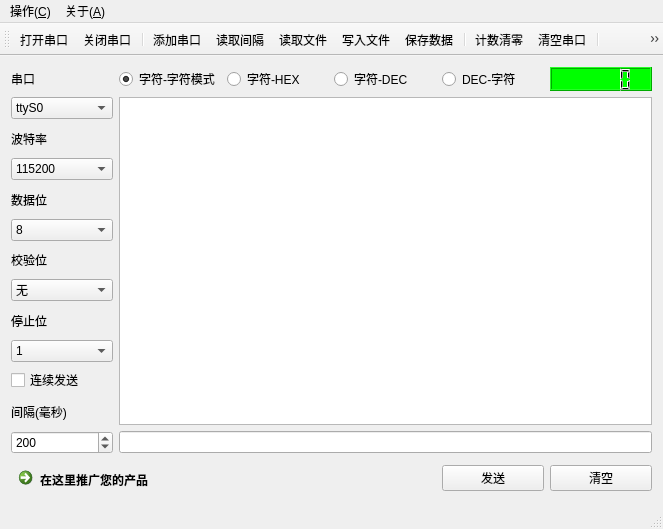
<?xml version="1.0" encoding="UTF-8"?>
<ui version="4.0">
 <class>MainWindow</class>
 <widget class="QMainWindow" name="MainWindow">
  <property name="enabled">
   <bool>true</bool>
  </property>
  <property name="geometry">
   <rect>
    <x>0</x>
    <y>0</y>
    <width>663</width>
    <height>529</height>
   </rect>
  </property>
  <property name="windowTitle">
   <string>linucom</string>
  </property>
  <property name="windowIcon">
   <iconset resource="src.qrc">
    <normaloff>:/new/prefix2/src/logo.png</normaloff>:/new/prefix2/src/logo.png</iconset>
  </property>
  <widget class="QWidget" name="centralWidget">
   <layout class="QGridLayout" name="gridLayout">
    <item row="2" column="0">
     <widget class="QComboBox" name="portNameComboBox">
      <item>
       <property name="text">
        <string>ttyS0</string>
       </property>
      </item>
      <item>
       <property name="text">
        <string>ttyS1</string>
       </property>
      </item>
      <item>
       <property name="text">
        <string>ttyS2</string>
       </property>
      </item>
      <item>
       <property name="text">
        <string>ttyUSB0</string>
       </property>
      </item>
     </widget>
    </item>
    <item row="2" column="1" rowspan="11" colspan="5">
     <widget class="QTextBrowser" name="textBrowser"/>
    </item>
    <item row="3" column="0">
     <widget class="QLabel" name="label_2">
      <property name="text">
       <string>波特率</string>
      </property>
     </widget>
    </item>
    <item row="4" column="0">
     <widget class="QComboBox" name="baudRateComboBox">
      <property name="cursor">
       <cursorShape>ArrowCursor</cursorShape>
      </property>
      <property name="currentIndex">
       <number>19</number>
      </property>
      <item>
       <property name="text">
        <string>50</string>
       </property>
      </item>
      <item>
       <property name="text">
        <string>75</string>
       </property>
      </item>
      <item>
       <property name="text">
        <string>110</string>
       </property>
      </item>
      <item>
       <property name="text">
        <string>134</string>
       </property>
      </item>
      <item>
       <property name="text">
        <string>150</string>
       </property>
      </item>
      <item>
       <property name="text">
        <string>200</string>
       </property>
      </item>
      <item>
       <property name="text">
        <string>300</string>
       </property>
      </item>
      <item>
       <property name="text">
        <string>600</string>
       </property>
      </item>
      <item>
       <property name="text">
        <string>1200</string>
       </property>
      </item>
      <item>
       <property name="text">
        <string>1800</string>
       </property>
      </item>
      <item>
       <property name="text">
        <string>2400</string>
       </property>
      </item>
      <item>
       <property name="text">
        <string>4800</string>
       </property>
      </item>
      <item>
       <property name="text">
        <string>9600</string>
       </property>
      </item>
      <item>
       <property name="text">
        <string>14400</string>
       </property>
      </item>
      <item>
       <property name="text">
        <string>19200</string>
       </property>
      </item>
      <item>
       <property name="text">
        <string>38400</string>
       </property>
      </item>
      <item>
       <property name="text">
        <string>56000</string>
       </property>
      </item>
      <item>
       <property name="text">
        <string>57600</string>
       </property>
      </item>
      <item>
       <property name="text">
        <string>76800</string>
       </property>
      </item>
      <item>
       <property name="text">
        <string>115200</string>
       </property>
      </item>
      <item>
       <property name="text">
        <string>128000</string>
       </property>
      </item>
      <item>
       <property name="text">
        <string>256000</string>
       </property>
      </item>
     </widget>
    </item>
    <item row="5" column="0">
     <widget class="QLabel" name="label_3">
      <property name="text">
       <string>数据位</string>
      </property>
     </widget>
    </item>
    <item row="6" column="0">
     <widget class="QComboBox" name="dataBitsComboBox">
      <property name="currentIndex">
       <number>3</number>
      </property>
      <item>
       <property name="text">
        <string>5</string>
       </property>
      </item>
      <item>
       <property name="text">
        <string>6</string>
       </property>
      </item>
      <item>
       <property name="text">
        <string>7</string>
       </property>
      </item>
      <item>
       <property name="text">
        <string>8</string>
       </property>
      </item>
     </widget>
    </item>
    <item row="7" column="0">
     <widget class="QLabel" name="label_4">
      <property name="text">
       <string>校验位</string>
      </property>
     </widget>
    </item>
    <item row="8" column="0">
     <widget class="QComboBox" name="parityComboBox">
      <item>
       <property name="text">
        <string>无</string>
       </property>
      </item>
      <item>
       <property name="text">
        <string>奇</string>
       </property>
      </item>
      <item>
       <property name="text">
        <string>偶</string>
       </property>
      </item>
     </widget>
    </item>
    <item row="9" column="0">
     <widget class="QLabel" name="label_5">
      <property name="text">
       <string>停止位</string>
      </property>
     </widget>
    </item>
    <item row="10" column="0">
     <widget class="QComboBox" name="stopBitsComboBox">
      <item>
       <property name="text">
        <string>1</string>
       </property>
      </item>
      <item>
       <property name="text">
        <string>1.5</string>
       </property>
      </item>
      <item>
       <property name="text">
        <string>2</string>
       </property>
      </item>
     </widget>
    </item>
    <item row="11" column="0">
     <widget class="QCheckBox" name="obocheckBox">
      <property name="text">
       <string>连续发送</string>
      </property>
     </widget>
    </item>
    <item row="12" column="0">
     <widget class="QLabel" name="label_6">
      <property name="text">
       <string>间隔(毫秒)</string>
      </property>
     </widget>
    </item>
    <item row="13" column="0">
     <widget class="QSpinBox" name="delayspinBox">
      <property name="minimum">
       <number>10</number>
      </property>
      <property name="maximum">
       <number>5000</number>
      </property>
      <property name="value">
       <number>200</number>
      </property>
     </widget>
    </item>
    <item row="13" column="1" colspan="5">
     <widget class="QLineEdit" name="sendMsgLineEdit">
      <property name="maxLength">
       <number>10000</number>
      </property>
      <property name="dragEnabled">
       <bool>false</bool>
      </property>
     </widget>
    </item>
    <item row="14" column="4">
     <widget class="QPushButton" name="sendmsgBtn">
      <property name="text">
       <string>发送</string>
      </property>
      <property name="autoDefault">
       <bool>false</bool>
      </property>
      <property name="default">
       <bool>false</bool>
      </property>
     </widget>
    </item>
    <item row="14" column="5">
     <widget class="QPushButton" name="clearUpBtn">
      <property name="text">
       <string>清空</string>
      </property>
     </widget>
    </item>
    <item row="14" column="0" colspan="2">
     <widget class="QCommandLinkButton" name="myWebsiteCommandLinkButton">
      <property name="text">
       <string>在这里推广您的产品</string>
      </property>
     </widget>
    </item>
    <item row="0" column="0">
     <widget class="QLabel" name="label">
      <property name="text">
       <string>串口</string>
      </property>
     </widget>
    </item>
    <item row="0" column="1">
     <widget class="QRadioButton" name="ccradioButton">
      <property name="toolTip">
       <string>以字符的方式发送和接收数据</string>
      </property>
      <property name="text">
       <string>字符-字符模式</string>
      </property>
      <property name="checked">
       <bool>true</bool>
      </property>
     </widget>
    </item>
    <item row="0" column="2">
     <widget class="QRadioButton" name="chradioButton">
      <property name="toolTip">
       <string>以字符方式发送, 以十六进制方式显示</string>
      </property>
      <property name="text">
       <string>字符-HEX</string>
      </property>
     </widget>
    </item>
    <item row="0" column="3">
     <widget class="QRadioButton" name="cdradioButton">
      <property name="toolTip">
       <string>以字符方式发送, 以十进制方式显示</string>
      </property>
      <property name="text">
       <string>字符-DEC</string>
      </property>
     </widget>
    </item>
    <item row="0" column="4">
     <widget class="QRadioButton" name="dcradioButton">
      <property name="toolTip">
       <string>将发送的数值转换为字符显示</string>
      </property>
      <property name="text">
       <string>DEC-字符</string>
      </property>
     </widget>
    </item>
    <item row="0" column="5">
     <widget class="QLCDNumber" name="recvbyteslcdNumber">
      <property name="toolTip">
       <string>已接收字节数</string>
      </property>
      <property name="styleSheet">
       <string notr="true">background-color: rgb(0, 255, 0);</string>
      </property>
     </widget>
    </item>
   </layout>
  </widget>
  <widget class="QMenuBar" name="menuBar">
   <property name="geometry">
    <rect>
     <x>0</x>
     <y>0</y>
     <width>663</width>
     <height>25</height>
    </rect>
   </property>
   <widget class="QMenu" name="menu">
    <property name="title">
     <string>操作(&amp;C)</string>
    </property>
    <addaction name="actionAdd"/>
    <addaction name="separator"/>
    <addaction name="actionOpen"/>
    <addaction name="actionClose"/>
    <addaction name="separator"/>
    <addaction name="actionSave"/>
    <addaction name="actionLoadfile"/>
    <addaction name="actionWriteToFile"/>
    <addaction name="separator"/>
    <addaction name="actionReadPortInterval"/>
    <addaction name="separator"/>
    <addaction name="actionClearBytes"/>
    <addaction name="actionCleanPort"/>
    <addaction name="separator"/>
    <addaction name="actionExit"/>
   </widget>
   <widget class="QMenu" name="menu_2">
    <property name="title">
     <string>关于(&amp;A)</string>
    </property>
    <addaction name="actionAbout"/>
   </widget>
   <addaction name="menu"/>
   <addaction name="menu_2"/>
  </widget>
  <widget class="QToolBar" name="mainToolBar">
   <attribute name="toolBarArea">
    <enum>TopToolBarArea</enum>
   </attribute>
   <attribute name="toolBarBreak">
    <bool>false</bool>
   </attribute>
   <addaction name="actionOpen"/>
   <addaction name="actionClose"/>
   <addaction name="separator"/>
   <addaction name="actionAdd"/>
   <addaction name="actionReadPortInterval"/>
   <addaction name="actionLoadfile"/>
   <addaction name="actionWriteToFile"/>
   <addaction name="actionSave"/>
   <addaction name="separator"/>
   <addaction name="actionClearBytes"/>
   <addaction name="actionCleanPort"/>
   <addaction name="separator"/>
   <addaction name="actionAbout"/>
  </widget>
  <widget class="QStatusBar" name="statusBar"/>
  <action name="actionAdd">
   <property name="checkable">
    <bool>false</bool>
   </property>
   <property name="icon">
    <iconset resource="src.qrc">
     <normaloff>:/new/prefix1/src/add.png</normaloff>:/new/prefix1/src/add.png</iconset>
   </property>
   <property name="text">
    <string>添加串口</string>
   </property>
   <property name="toolTip">
    <string>添加串口设备文件</string>
   </property>
  </action>
  <action name="actionOpen">
   <property name="icon">
    <iconset resource="src.qrc">
     <normaloff>:/new/prefix1/src/open.png</normaloff>:/new/prefix1/src/open.png</iconset>
   </property>
   <property name="text">
    <string>打开串口</string>
   </property>
  </action>
  <action name="actionClose">
   <property name="icon">
    <iconset resource="src.qrc">
     <normaloff>:/new/prefix1/src/stop.png</normaloff>:/new/prefix1/src/stop.png</iconset>
   </property>
   <property name="text">
    <string>关闭串口</string>
   </property>
  </action>
  <action name="actionExit">
   <property name="icon">
    <iconset resource="src.qrc">
     <normaloff>:/new/prefix1/src/reload.png</normaloff>:/new/prefix1/src/reload.png</iconset>
   </property>
   <property name="text">
    <string>退出程序</string>
   </property>
  </action>
  <action name="actionAbout">
   <property name="icon">
    <iconset resource="src.qrc">
     <normaloff>:/new/prefix1/src/mesage.png</normaloff>:/new/prefix1/src/mesage.png</iconset>
   </property>
   <property name="text">
    <string>关于linucom</string>
   </property>
  </action>
  <action name="actionSave">
   <property name="icon">
    <iconset resource="src.qrc">
     <normaloff>:/new/prefix1/src/save.png</normaloff>:/new/prefix1/src/save.png</iconset>
   </property>
   <property name="text">
    <string>保存数据</string>
   </property>
   <property name="toolTip">
    <string>保存收发框内的数据</string>
   </property>
  </action>
  <action name="actionClearBytes">
   <property name="icon">
    <iconset resource="src.qrc">
     <normaloff>:/new/prefix1/src/clearbytes.png</normaloff>:/new/prefix1/src/clearbytes.png</iconset>
   </property>
   <property name="text">
    <string>计数清零</string>
   </property>
   <property name="toolTip">
    <string>清零已收到的字节数</string>
   </property>
  </action>
  <action name="actionReadPortInterval">
   <property name="icon">
    <iconset resource="src.qrc">
     <normaloff>:/new/prefix1/src/time.png</normaloff>:/new/prefix1/src/time.png</iconset>
   </property>
   <property name="text">
    <string>读取间隔</string>
   </property>
   <property name="toolTip">
    <string>设置读取串口数据的时间间隔</string>
   </property>
  </action>
  <action name="actionLoadfile">
   <property name="icon">
    <iconset resource="src.qrc">
     <normaloff>:/new/prefix1/src/loadfile.png</normaloff>:/new/prefix1/src/loadfile.png</iconset>
   </property>
   <property name="text">
    <string>读取文件</string>
   </property>
   <property name="toolTip">
    <string>载入外部文件作为发送内容</string>
   </property>
  </action>
  <action name="actionCleanPort">
   <property name="icon">
    <iconset resource="src.qrc">
     <normaloff>:/new/prefix2/src/cleanport.png</normaloff>:/new/prefix2/src/cleanport.png</iconset>
   </property>
   <property name="text">
    <string>清空串口</string>
   </property>
   <property name="toolTip">
    <string>清空串口中I/O数据</string>
   </property>
  </action>
  <action name="actionWriteToFile">
   <property name="checkable">
    <bool>true</bool>
   </property>
   <property name="icon">
    <iconset resource="src.qrc">
     <normaloff>:/new/prefix2/src/write2file.png</normaloff>:/new/prefix2/src/write2file.png</iconset>
   </property>
   <property name="text">
    <string>写入文件</string>
   </property>
   <property name="toolTip">
    <string>将读取数据写入到文件</string>
   </property>
  </action>
 </widget>
 <layoutdefault spacing="6" margin="11"/>
 <resources>
  <include location="src.qrc"/>
 </resources>
 <connections/>
</ui>
